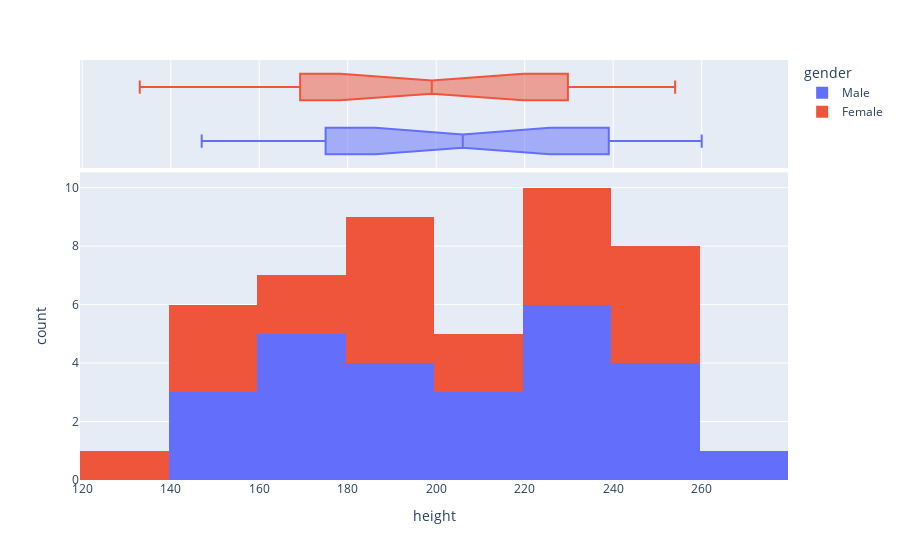

The cell this chart's notebook holds for it:
### Markdown cell above
### Histogram of "height" by gender

### Code cell
px.histogram(patient_df, x="height", color="gender", marginal="box", hover_data=patient_df.columns)

### Figure 1 — Plotly figure (JSON) as saved in the notebook; plotly's stock layout.template omitted (floating-point values rounded to 4 significant figures; data arrays with more than 128 entries replaced by an {"elided": "..."} marker saying what was removed)
{"data": [{"alignmentgroup": "True", "bingroup": "x", "hovertemplate": "gender=Male<br>height=%{x}<br>count=%{y}<extra></extra>", "legendgroup": "Male", "marker": {"color": "#636efa", "pattern": {"shape": ""}}, "name": "Male", "offsetgroup": "Male", "orientation": "v", "showlegend": true, "type": "histogram", "x": [169, 147, 181, 178, 164, 175, 162, 223, 192, 181, 239, 200, 147, 218, 259, 225, 150, 240, 239, 258, 212, 260, 232, 237, 193, 252], "xaxis": "x", "yaxis": "y"}, {"alignmentgroup": "True", "customdata": {"elided": "26x14 mixed values"}, "hovertemplate": "gender=%{customdata[8]}<br>height=%{x}<br>allergies=%{customdata[0]}<br>blood_type=%{customdata[1]}<br>closest_hospital=%{customdata[2]}<br>community=%{customdata[3]}<br>country=%{customdata[4]}<br>date_of_birth=%{customdata[5]}<br>disabilities=%{customdata[6]}<br>name=%{customdata[7]}<br>has_children=%{customdata[9]}<br>has_dependent=%{customdata[10]}<br>marital_status=%{customdata[11]}<br>medical_problems=%{customdata[12]}<br>weight=%{customdata[13]}<extra></extra>", "legendgroup": "Male", "marker": {"color": "#636efa"}, "name": "Male", "notched": true, "offsetgroup": "Male", "showlegend": false, "type": "box", "x": [169, 147, 181, 178, 164, 175, 162, 223, 192, 181, 239, 200, 147, 218, 259, 225, 150, 240, 239, 258, 212, 260, 232, 237, 193, 252], "xaxis": "x2", "yaxis": "y2"}, {"alignmentgroup": "True", "bingroup": "x", "hovertemplate": "gender=Female<br>height=%{x}<br>count=%{y}<extra></extra>", "legendgroup": "Female", "marker": {"color": "#EF553B", "pattern": {"shape": ""}}, "name": "Female", "offsetgroup": "Female", "orientation": "v", "showlegend": true, "type": "histogram", "x": [167, 151, 207, 190, 170, 228, 189, 133, 159, 220, 184, 145, 249, 223, 254, 252, 190, 244, 209, 199, 235], "xaxis": "x", "yaxis": "y"}, {"alignmentgroup": "True", "customdata": {"elided": "21x14 mixed values"}, "hovertemplate": "gender=%{customdata[8]}<br>height=%{x}<br>allergies=%{customdata[0]}<br>blood_type=%{customdata[1]}<br>closest_hospital=%{customdata[2]}<br>community=%{customdata[3]}<br>country=%{customdata[4]}<br>date_of_birth=%{customdata[5]}<br>disabilities=%{customdata[6]}<br>name=%{customdata[7]}<br>has_children=%{customdata[9]}<br>has_dependent=%{customdata[10]}<br>marital_status=%{customdata[11]}<br>medical_problems=%{customdata[12]}<br>weight=%{customdata[13]}<extra></extra>", "legendgroup": "Female", "marker": {"color": "#EF553B"}, "name": "Female", "notched": true, "offsetgroup": "Female", "showlegend": false, "type": "box", "x": [167, 151, 207, 190, 170, 228, 189, 133, 159, 220, 184, 145, 249, 223, 254, 252, 190, 244, 209, 199, 235], "xaxis": "x2", "yaxis": "y2"}], "layout": {"barmode": "relative", "legend": {"title": {"text": "gender"}, "tracegroupgap": 0}, "margin": {"t": 60}, "xaxis": {"anchor": "y", "domain": [0, 1], "title": {"text": "height"}}, "xaxis2": {"anchor": "y2", "domain": [0, 1], "matches": "x", "showgrid": true, "showticklabels": false}, "yaxis": {"anchor": "x", "domain": [0, 0.7326], "title": {"text": "count"}}, "yaxis2": {"anchor": "x2", "domain": [0.7426, 1], "matches": "y2", "showgrid": false, "showline": false, "showticklabels": false, "ticks": ""}}}
